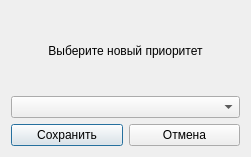
<?xml version="1.0" encoding="UTF-8"?>
<ui version="4.0">
 <class>priorityChangeDialog</class>
 <widget class="QDialog" name="priorityChangeDialog">
  <property name="geometry">
   <rect>
    <x>0</x>
    <y>0</y>
    <width>251</width>
    <height>157</height>
   </rect>
  </property>
  <property name="windowTitle">
   <string>Dialog</string>
  </property>
  <layout class="QVBoxLayout" name="verticalLayout">
   <item>
    <widget class="QLabel" name="label">
     <property name="text">
      <string>Выберите новый приоритет</string>
     </property>
     <property name="alignment">
      <set>Qt::AlignCenter</set>
     </property>
    </widget>
   </item>
   <item>
    <widget class="QComboBox" name="comboBox"/>
   </item>
   <item>
    <layout class="QHBoxLayout" name="horizontalLayout">
     <item>
      <widget class="QPushButton" name="saveButton">
       <property name="text">
        <string>Сохранить</string>
       </property>
      </widget>
     </item>
     <item>
      <widget class="QPushButton" name="cancesButton">
       <property name="text">
        <string>Отмена</string>
       </property>
      </widget>
     </item>
    </layout>
   </item>
  </layout>
 </widget>
 <resources/>
 <connections/>
</ui>
